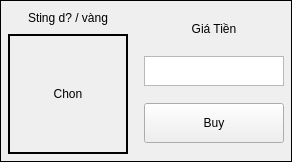
              <widget class="QFrame" name="frame_70">
               <property name="frameShape">
                <enum>QFrame::Box</enum>
               </property>
               <layout class="QHBoxLayout" name="horizontalLayout_36">
                <property name="leftMargin">
                 <number>2</number>
                </property>
                <property name="topMargin">
                 <number>2</number>
                </property>
                <property name="rightMargin">
                 <number>2</number>
                </property>
                <property name="bottomMargin">
                 <number>2</number>
                </property>
                <item>
                 <widget class="QFrame" name="frame_71">
                  <property name="sizePolicy">
                   <sizepolicy hsizetype="Expanding" vsizetype="Preferred">
                    <horstretch>0</horstretch>
                    <verstretch>0</verstretch>
                   </sizepolicy>
                  </property>
                  <property name="frameShape">
                   <enum>QFrame::Box</enum>
                  </property>
                  <property name="lineWidth">
                   <number>0</number>
                  </property>
                  <layout class="QVBoxLayout" name="verticalLayout_68">
                   <property name="leftMargin">
                    <number>5</number>
                   </property>
                   <property name="topMargin">
                    <number>5</number>
                   </property>
                   <property name="rightMargin">
                    <number>5</number>
                   </property>
                   <property name="bottomMargin">
                    <number>5</number>
                   </property>
                   <item>
                    <widget class="QLabel" name="nameID19">
                     <property name="sizePolicy">
                      <sizepolicy hsizetype="Expanding" vsizetype="Maximum">
                       <horstretch>0</horstretch>
                       <verstretch>0</verstretch>
                      </sizepolicy>
                     </property>
                     <property name="minimumSize">
                      <size>
                       <width>20</width>
                       <height>20</height>
                      </size>
                     </property>
                     <property name="maximumSize">
                      <size>
                       <width>5000</width>
                       <height>60</height>
                      </size>
                     </property>
                     <property name="frameShape">
                      <enum>QFrame::Box</enum>
                     </property>
                     <property name="lineWidth">
                      <number>0</number>
                     </property>
                     <property name="text">
                      <string>Sting d? / vàng</string>
                     </property>
                     <property name="alignment">
                      <set>Qt::AlignCenter</set>
                     </property>
                    </widget>
                   </item>
                   <item>
                    <widget class="QLabel" name="imageID19">
                     <property name="sizePolicy">
                      <sizepolicy hsizetype="Expanding" vsizetype="Maximum">
                       <horstretch>0</horstretch>
                       <verstretch>0</verstretch>
                      </sizepolicy>
                     </property>
                     <property name="minimumSize">
                      <size>
                       <width>120</width>
                       <height>120</height>
                      </size>
                     </property>
                     <property name="maximumSize">
                      <size>
                       <width>5000</width>
                       <height>250</height>
                      </size>
                     </property>
                     <property name="frameShape">
                      <enum>QFrame::Box</enum>
                     </property>
                     <property name="lineWidth">
                      <number>2</number>
                     </property>
                     <property name="text">
                      <string>Chon</string>
                     </property>
                     <property name="alignment">
                      <set>Qt::AlignCenter</set>
                     </property>
                    </widget>
                   </item>
                  </layout>
                 </widget>
                </item>
                <item>
                 <widget class="QFrame" name="frame_72">
                  <property name="maximumSize">
                   <size>
                    <width>150</width>
                    <height>16777215</height>
                   </size>
                  </property>
                  <layout class="QVBoxLayout" name="verticalLayout_69">
                   <property name="leftMargin">
                    <number>5</number>
                   </property>
                   <property name="topMargin">
                    <number>5</number>
                   </property>
                   <property name="rightMargin">
                    <number>5</number>
                   </property>
                   <property name="bottomMargin">
                    <number>5</number>
                   </property>
                   <item>
                    <widget class="QLabel" name="imageAc_38">
                     <property name="sizePolicy">
                      <sizepolicy hsizetype="Maximum" vsizetype="Maximum">
                       <horstretch>0</horstretch>
                       <verstretch>0</verstretch>
                      </sizepolicy>
                     </property>
                     <property name="minimumSize">
                      <size>
                       <width>20</width>
                       <height>20</height>
                      </size>
                     </property>
                     <property name="maximumSize">
                      <size>
                       <width>150</width>
                       <height>20</height>
                      </size>
                     </property>
                     <property name="frameShape">
                      <enum>QFrame::Box</enum>
                     </property>
                     <property name="lineWidth">
                      <number>0</number>
                     </property>
                     <property name="text">
                      <string>Giá Tiền</string>
                     </property>
                     <property name="alignment">
                      <set>Qt::AlignCenter</set>
                     </property>
                    </widget>
                   </item>
                   <item>
                    <widget class="QTextEdit" name="totalCoinID19">
                     <property name="maximumSize">
                      <size>
                       <width>500</width>
                       <height>30</height>
                      </size>
                     </property>
                     <property name="readOnly">
                      <bool>true</bool>
                     </property>
                    </widget>
                   </item>
                   <item>
                    <widget class="QPushButton" name="btnBuyID19">
                     <property name="sizePolicy">
                      <sizepolicy hsizetype="Expanding" vsizetype="Fixed">
                       <horstretch>0</horstretch>
                       <verstretch>0</verstretch>
                      </sizepolicy>
                     </property>
                     <property name="minimumSize">
                      <size>
                       <width>0</width>
                       <height>40</height>
                      </size>
                     </property>
                     <property name="text">
                      <string>Buy</string>
                     </property>
                     <property name="ID" stdset="0">
                      <number>19</number>
                     </property>
                    </widget>
                   </item>
                  </layout>
                 </widget>
                </item>
               </layout>
              </widget>
